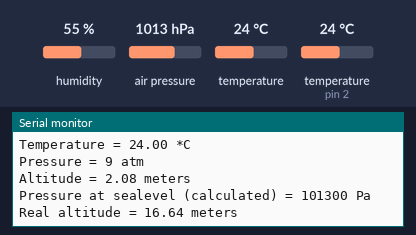
This sketch was run on a simulated Arduino Mega 2560, built with avr-gcc and run on an emulated ATmega2560. Parts: the last lines printed to the serial monitor. The test bench sets the inputs (shaded band); at power-on: humidity 55 %, air pressure 1013 hPa, temperature 24 °C, temperature (sensor on pin 2) 24 °C. No radio packets arrive unless stated.

Above: at 1.2 s.
1.3 s: humidity set to 22 %
2.8 s: air pressure set to 952 hPa
At 4.0 s:
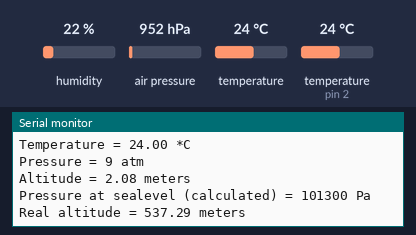
4.3 s: temperature (sensor 0) set to 12 °C
At 5.7 s:
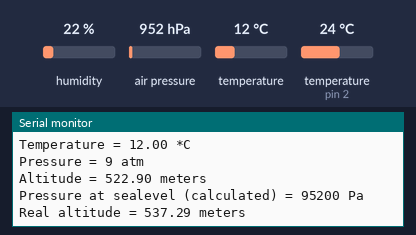
5.8 s: temperature (sensor on pin 2) set to 12 °C
7.3 s: humidity set to 40 %
8.8 s: air pressure set to 975 hPa
At 11.15 s:
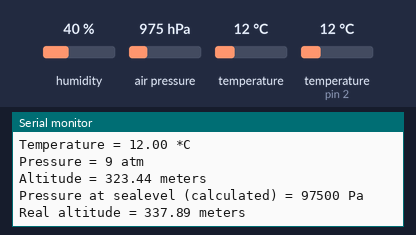
Timing chart, 0 to 11.3 s (numbered marks = the images above; inputs shaded):
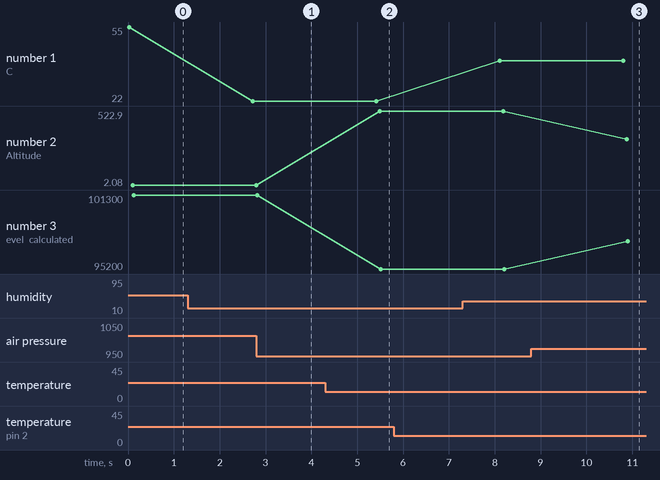

Measured:
- after the input at 2.8 s, the serial monitor: prints a new line after 0.07 s (image 1)
- after the input at 4.3 s, the serial monitor: prints a new line after 1.1 s (image 2)
- after the input at 8.8 s, the serial monitor: prints a new line after 2.1 s (image 3)
- plotted number 1: 55 → 22 after the input at 1.3 s, 22 → 40 after the input at 7.3 s
- plotted number 2: 522.9 → 323.44 after the input at 8.8 s
- plotted number 3: 95200 → 97500 after the input at 8.8 s

The sketch:

NRF24L01_Transmit.ino
```cpp
#include <SPI.h>
#include "RF24.h"

#include "SimpleDHT.h"
#include <Adafruit_BMP085.h>


const uint64_t pipe = 0xE8E8F0F0E1LL; // địa chỉ để phát
RF24 radio(9,10); //thay 10 thành 53 với mega
byte msg[3];
const int sensor = A0;
int value = 0;

// DHT22 variables
int pinDHT22 = 2;
SimpleDHT22 dht22;
Adafruit_BMP085 bmp;

float temperature = 0;
float humidity = 0;
byte pressure = 0;

void setup(){
  //============================================================Module NRF24
  radio.begin();
  radio.setAutoAck(1);
  radio.setRetries(1,1);
  radio.setDataRate(RF24_1MBPS);    // Tốc độ truyền
  radio.setPALevel(RF24_PA_MAX);      // Dung lượng tối đa
  radio.setChannel(10);               // Đặt kênh
  radio.openWritingPipe(pipe);        // mở kênh
  //pinMode(sensor, INPUT);
  //============================================================Module DHT22
  //============================================================Serial Port
  Serial.begin(9600);
  if (!bmp.begin()) {
  Serial.println("Could not find a valid BMP085 sensor, check wiring!");
  while (1) {}
  }
}

void loop(){
  int err = SimpleDHTErrSuccess;
  if ((err = dht22.read2(pinDHT22, &temperature, &humidity, NULL)) != SimpleDHTErrSuccess) {
    Serial.print("Read DHT22 failed, err="); Serial.println(err);delay(2000);
    return;
  }

  Serial.print("Sample OK: ");
  Serial.print((float)temperature); Serial.print(" *C, ");
  Serial.print((float)humidity); Serial.println(" RH%");

   Serial.print("Temperature = ");
   Serial.print(bmp.readTemperature());
   Serial.println(" *C");

   pressure = (byte)(bmp.readPressure() / 10325);
   Serial.print("Pressure = ");
   Serial.print(pressure);
   Serial.println(" atm");

   // Calculate altitude assuming 'standard' barometric
   // pressure of 1013.25 millibar = 101325 Pascal
   Serial.print("Altitude = ");
   Serial.print(bmp.readAltitude());
   Serial.println(" meters");

   Serial.print("Pressure at sealevel (calculated) = ");
   Serial.print(bmp.readSealevelPressure());
   Serial.println(" Pa");

  // you can get a more precise measurement of altitude
  // if you know the current sea level pressure which will
  // vary with weather and such. If it is 1015 millibars
  // that is equal to 101500 Pascals.
   Serial.print("Real altitude = ");
   Serial.print(bmp.readAltitude(101500));
   Serial.println(" meters");

   Serial.println();

  // DHT22 sampling rate is 0.5HZ.
  delay(2500);

  msg[0] = (byte) temperature;
  msg[1] = (byte) humidity;
  msg[2] = (byte) pressure;
  radio.write(&msg, sizeof(msg));

  delay(50);
}
```
